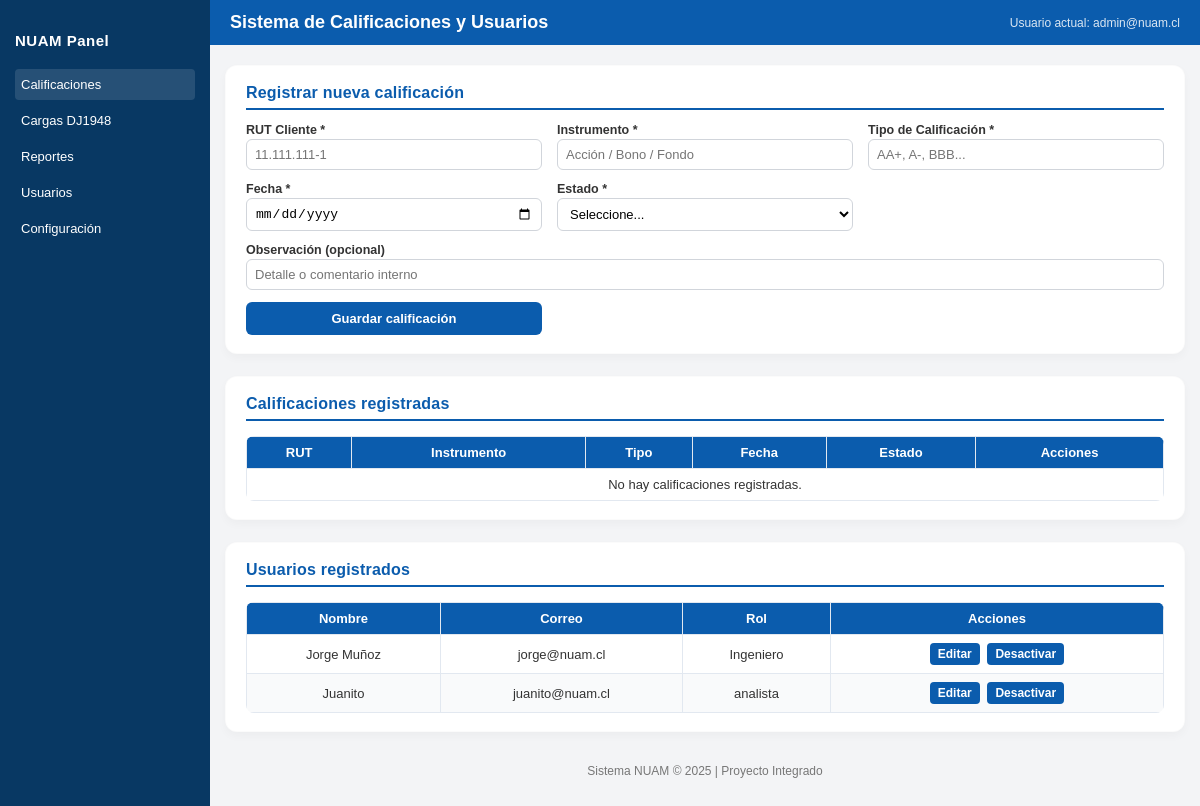
The app's page / (signed in), older data.
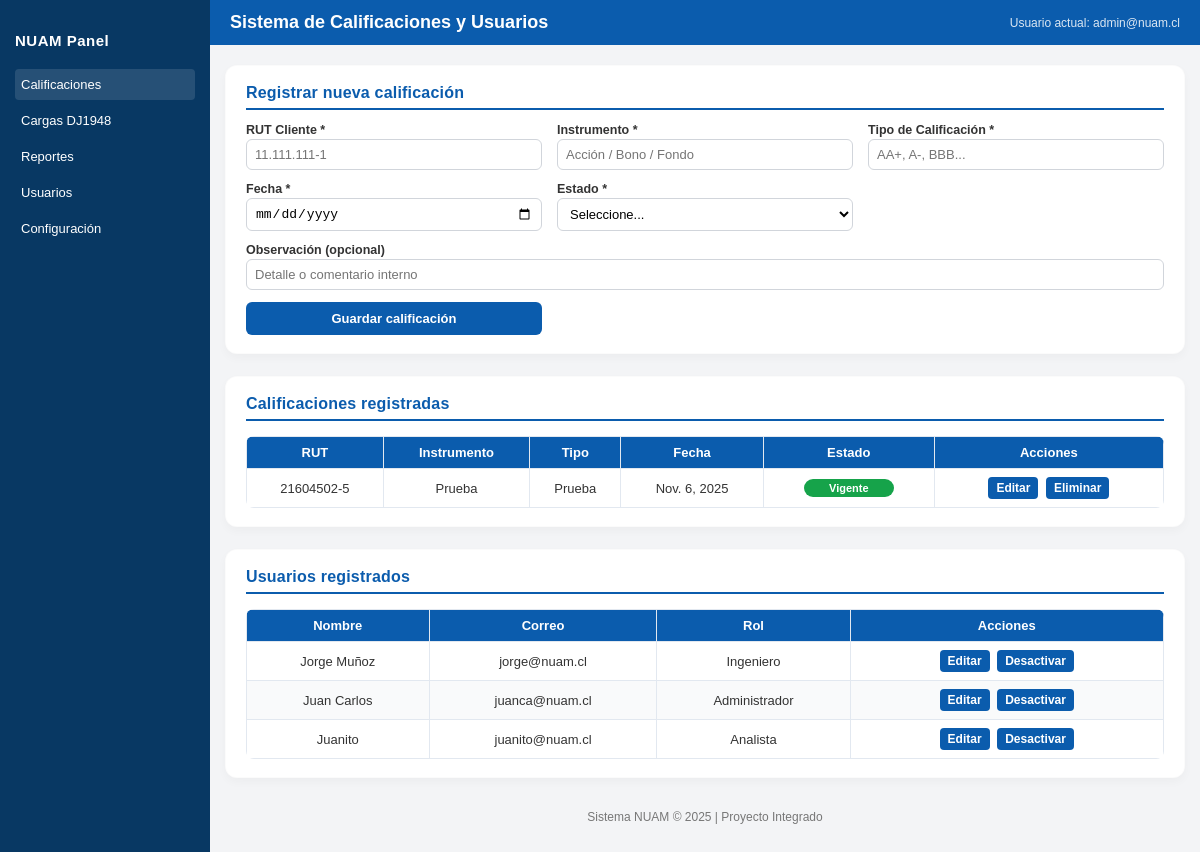
The same page, newer data.
### miApp/models.py (models this page shows, shortened)
class Usuario(models.Model):
    nombre = models.CharField(max_length=100)
    correo = models.EmailField(unique=True)
    rol = models.CharField(max_length=20, default='analista')

class Calificacion(models.Model):
    rut_cliente = models.CharField(max_length=20)
    instrumento = models.CharField(max_length=100)
    tipo_calificacion = models.CharField(max_length=20)
    fecha_calificacion = models.DateField()
    estado = models.CharField(max_length=20, default='vigente')
    creado_por = models.ForeignKey(Usuario, on_delete=models.SET_NULL, null=True, blank=True)

### miApp/views.py (the view, shortened to what this page needs)
# urls.py: path('', views.main_view, name='main'),
@login_required
def main_view(request):
    calificaciones = Calificacion.objects.all().order_by('-fecha_calificacion')
    usuarios = Usuario.objects.all().order_by('nombre')
    return render(request, 'main.html', {'calificaciones': calificaciones, 'usuarios': usuarios})

### miApp/templates/main.html (shortened to what this page needs)
<!DOCTYPE html>
<html lang="es">
  <head>
  </head>
  <body>
    <aside>
      <h2>NUAM Panel</h2>
      <div class="menu">
        <a class="activo" href="#">Calificaciones</a>
        <a href="#">Cargas DJ1948</a>
        <a href="#">Reportes</a>
        <a href="#">Usuarios</a>
        <a href="#">Configuración</a>
      </div>
    </aside>
    <div class="contenedor">
      <header>
        <h1>Sistema de Calificaciones y Usuarios</h1>
        <span>Usuario actual: admin@nuam.cl</span>
      </header>
      <main>
        <section class="panel" aria-label="Registro de calificaciones">
          <h2>Registrar nueva calificación</h2>
          <form action="" method="POST">
            <div>
              <label for="rut">RUT Cliente *</label>
              <input
                id="rut"
                name="rut"
                type="text"
                placeholder="11.111.111-1"
                required
              />
            </div>
            <div>
              <label for="instrumento">Instrumento *</label>
              <input
                id="instrumento"
                name="instrumento"
                type="text"
                placeholder="Acción / Bono / Fondo"
                required
              />
            </div>
            <div>
              <label for="tipo">Tipo de Calificación *</label>
              <input
                id="tipo"
                name="calificacion"
                type="text"
                placeholder="AA+, A-, BBB..."
                required
              />
            </div>
            <div>
              <label for="fecha">Fecha *</label>
              <input id="fecha" name="fecha" type="date" required />
            </div>
            <div>
              <label for="estado">Estado *</label>
              <select id="estado" name="estado" required>
                <option value="">Seleccione...</option>
              </select>
            </div>
            <div class="full">
              <label for="obs">Observación (opcional)</label>
              <input
                id="obs"
                name="observacion"
                type="text"
                placeholder="Detalle o comentario interno"
              />
            </div>
            <button type="submit">Guardar calificación</button>
          </form>
        </section>
        <section class="panel" aria-label="Listado de calificaciones">
          <h2>Calificaciones registradas</h2>
          <table>
            <thead>
              <tr>
                <th>RUT</th>
                <th>Instrumento</th>
                <th>Tipo</th>
                <th>Fecha</th>
                <th>Estado</th>
                <th>Acciones</th>
              </tr>
            </thead>
            <tbody>
              {% if calificaciones %} {% for c in calificaciones %}
              <tr>
                <td>{{ c.rut_cliente }}</td>
                <td>{{ c.instrumento }}</td>
                <td>{{ c.tipo_calificacion }}</td>
                <td>{{ c.fecha_calificacion }}</td>
                <td>
                  {% if c.estado == 'vigente' %}
                  <span class="badge vigente">Vigente</span>
                  {% elif c.estado == 'vencida' %}
                  <span class="badge vencida">Vencida</span>
                  {% else %}
                  <span class="badge revision">En revisión</span>
                  {% endif %}
                </td>
                <td class="acciones">
                  <button type="button">Editar</button>
                  <button type="button">Eliminar</button>
                </td>
              </tr>
              {% endfor %} {% else %}
              <tr>
                <td colspan="6">No hay calificaciones registradas.</td>
              </tr>
              {% endif %}
            </tbody>
          </table>
        </section>
        <section class="panel" aria-label="Usuarios del sistema">
          <h2>Usuarios registrados</h2>
          <table>
            <thead>
              <tr>
                <th>Nombre</th>
                <th>Correo</th>
                <th>Rol</th>
                <th>Acciones</th>
              </tr>
            </thead>
            <tbody>
              {% if usuarios %} {% for u in usuarios %}
              <tr>
                <td>{{ u.nombre }}</td>
                <td>{{ u.correo }}</td>
                <td>{{ u.rol }}</td>
                <td class="acciones">
                  <form action="{% url 'editar_usuario' u.id %}" method="GET">
                    <button type="submit">Editar</button>
                  </form>
                  <form
                    action="{% url 'desactivar_usuario' u.id %}"
                    method="POST"
                  >
                    <button
                      type="submit"
                      onclick="return confirm('¿Seguro que deseas desactivar este usuario?')"
                    >
                      Desactivar
                    </button>
                  </form>
                </td>
              </tr>
              {% endfor %} {% else %}
              <tr>
                <td colspan="4">No hay usuarios registrados.</td>
              </tr>
              {% endif %}
            </tbody>
          </table>
        </section>
        <footer>Sistema NUAM © 2025 | Proyecto Integrado</footer>
      </main>
    </div>
  </body>
</html>

### miApp/templates/main.html (style rules this page uses)
:root { --azul: #0b5cad; --azul-oscuro: #094d91; --gris-fondo: #f3f4f6; --gris-borde: #e5e7eb; }
* { box-sizing: border-box; }
body { font-family: Arial, Helvetica, sans-serif; background-color: var(--gris-fondo); margin: 0; color: #333; display: flex; min-height: 100vh; }
aside { width: 210px; background: #083863; color: #fff; padding: 20px 15px; }
aside h2 { font-size: 15px; margin-bottom: 20px; letter-spacing: 0.5px; }
.menu a { display: block; color: #fff; text-decoration: none; padding: 8px 6px; border-radius: 4px; margin-bottom: 5px; font-size: 13px; transition: background 0.2s ease; }
.menu a.activo, .menu a:hover { background: rgba(255, 255, 255, 0.12); }
.contenedor { flex: 1; display: flex; flex-direction: column; }
header { background-color: var(--azul); color: white; padding: 12px 20px; display: flex; justify-content: space-between; align-items: center; }
header h1 { font-size: 18px; margin: 0; }
header span { font-size: 12px; opacity: 0.85; }
main { max-width: 1100px; width: 100%; margin: 20px auto; padding: 0 15px 40px; }
.panel { background: white; border-radius: 12px; border: 1px solid rgba(0, 0, 0, 0.015); box-shadow: 0 4px 10px rgba(15, 23, 42, 0.03); padding: 18px 20px; margin-bottom: 22px; }
.panel h2 { border-bottom: 2px solid var(--azul); padding-bottom: 6px; color: var(--azul); font-size: 16px; margin-top: 0; letter-spacing: 0.2px; }
form { margin-top: 12px; display: grid; grid-template-columns: repeat(3, minmax(180px, 1fr)); gap: 12px 15px; }
label { font-weight: bold; font-size: 12.5px; margin-bottom: 2px; display: block; }
input, select { width: 100%; padding: 7px 8px; border: 1px solid #d1d5db; border-radius: 6px; background: #fff; font-size: 13px; }
.full { grid-column: 1 / -1; }
button, .btn { background-color: var(--azul); color: white; border: none; border-radius: 6px; padding: 9px 15px; cursor: pointer; font-weight: bold; font-size: 13px; transition: background 0.15s ease; }
table { width: 100%; border-collapse: collapse; margin-top: 15px; font-size: 13px; overflow: hidden; border-radius: 8px; }
th, td { border: 1px solid #e2e8f0; padding: 8px 6px; text-align: center; }
th { background-color: var(--azul); color: white; font-weight: 600; }
tr:nth-child(even) { background-color: #f9fafb; }
.acciones form { display: inline; }
.acciones button { margin: 0 2px; padding: 4px 8px; font-size: 12px; border-radius: 4px; }
.badge { display: inline-block; min-width: 90px; padding: 3px 8px; border-radius: 9999px; font-size: 11px; font-weight: bold; color: #fff; }
.vigente { background: #16a34a; }
footer { text-align: center; color: #777; font-size: 12px; padding: 10px 0 0; }

Row changes from the older to the newer data that the page shows:
added Calificacion: rut_cliente "21604502-5", instrumento "Prueba", tipo_calificacion "Prueba", fecha_calificacion "Nov. 6, 2025", estado "Vigente"
added Usuario: nombre "Juan Carlos", correo "juanca@nuam.cl", rol "Administrador"
changed Usuario "Juanito": rol "analista" → "Analista"
Text that changed along with them:
text no longer shown: "No hay calificaciones registradas."
